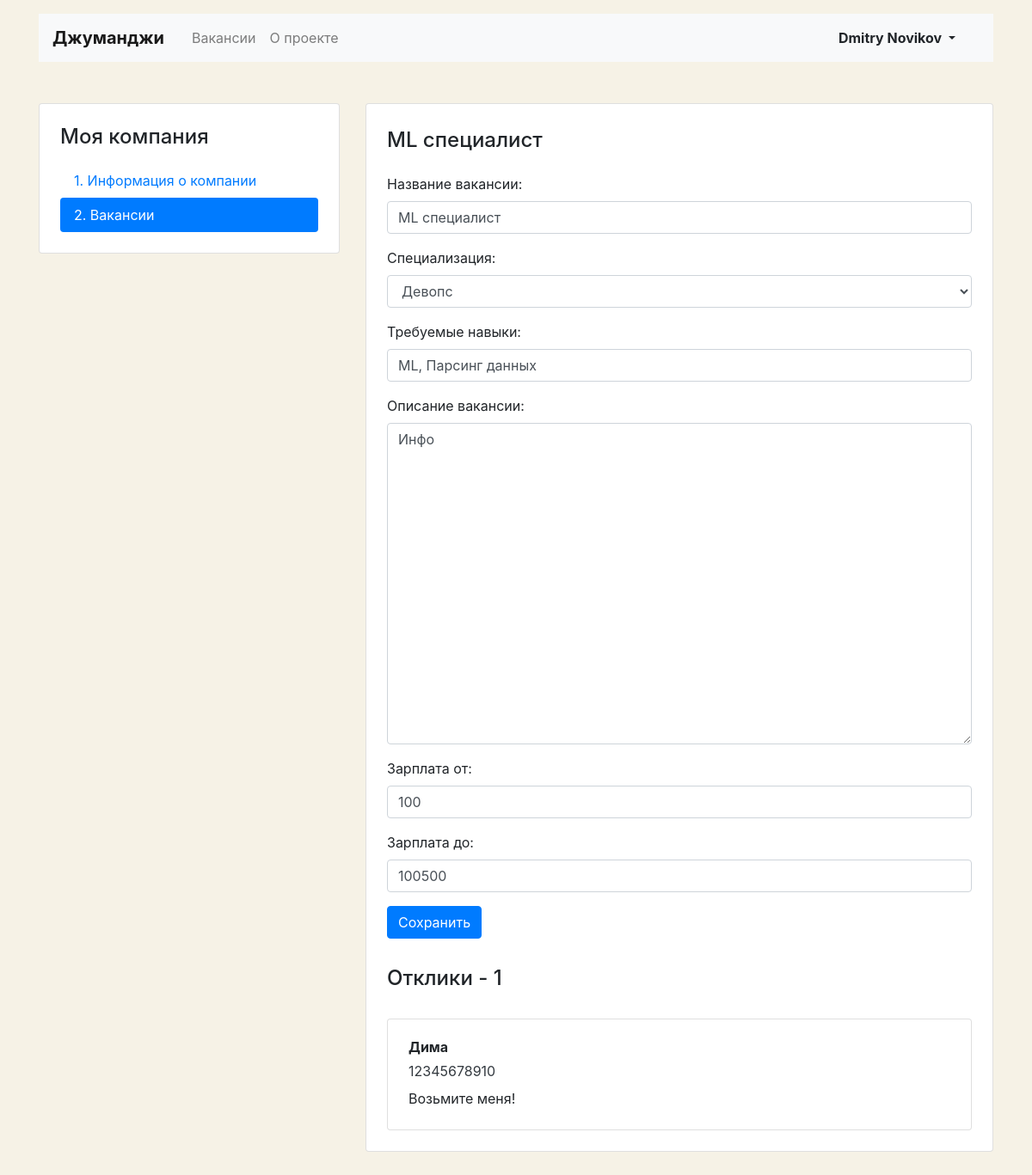
Page /mycompany/vacancies/9/ (signed in) on the committed database.
### job/models.py (models this page shows, shortened)
class Vacancy(models.Model):
    title = models.CharField(max_length=64)
    specialty = models.ForeignKey(Specialty, on_delete=models.CASCADE, default='2', related_name='vacancies')
    company = models.ForeignKey(Company, on_delete=models.CASCADE, related_name='vacancies')
    skills = models.CharField(max_length=256)
    description = models.CharField(max_length=2048)
    salary_min = models.IntegerField()
    salary_max = models.IntegerField()
    published_at = models.DateField(auto_now_add=True)
    owner = models.ForeignKey(User, on_delete=models.CASCADE, related_name='vacancies')

class Application(models.Model):
    written_username = models.CharField(max_length=64, blank=False)
    user = models.ForeignKey(User, on_delete=models.CASCADE, related_name='applications', default=None, null=True)
    written_phone = models.IntegerField(blank=False)
    written_cover_letter = models.CharField(max_length=1024)
    vacancy = models.ForeignKey(Vacancy, on_delete=models.CASCADE, related_name='applications')

### job/views.py (the view)
# urls.py: re_path('mycompany/vacancies/(?P<id>[0-9]+)/$', my_vacancy_edit, name='mycompany_vacancy_edit'),
def my_vacancy_edit(request, id: int):
    if request.user.is_authenticated:
        instance = get_object_or_404(Vacancy, id=id, owner=request.user)
        form = VacancyForm(request.POST or None, instance=instance)
        applications = Application.objects.filter(vacancy=instance)
        if form.is_valid():
            form.save()
            messages.success(request, 'Ваша вакансия обновлена!')
            return redirect('mycompany_vacancy_edit', id=id)
        return render(request, 'vacancy-edit.html', {'form': form, 'applications': applications, 'id': id})
    else:
        raise Http404

### job/forms.py (shortened to what this page needs)
class VacancyForm(ModelForm):
    class Meta:
        model = Vacancy
        widgets = {
            'description': Textarea(attrs={'cols': 80, 'rows': 15}),
        }
        fields = ('title',
                  'specialty',
                  'skills',
                  'description',
                  'salary_min',
                  'salary_max',
                  )
        labels = {
            'title': _('Название вакансии'),
            'specialty': _('Специализация'),
            'skills': _('Требуемые навыки'),
            'description': _('Описание вакансии'),
            'salary_min': _('Зарплата от'),
            'salary_max': _('Зарплата до'),
        }

### job/models.py (called while the page is built)
    def __str__(self):
        return self.title

### templates/vacancy-edit.html (shortened to what this page needs)
{% extends 'base_lk.html' %}
{% block content %}
<main class="container mt-3 pb-5">
    <div class="row mt-5">
        <div class="col-12 col-lg-4">
            <aside class="pt-3 pb-4 px-4 mb-5 card">
                <h1 class="h4 pt-2 pb-2">Моя компания</h1>
                <div class="nav flex-column nav-pills">
                    <a class="nav-link" href="{% url 'mycompany' %}">1. Информация о&nbsp;компании</a>
                    <a class="nav-link active" href="{% url 'mycompany_vacancies' %}">2. Вакансии</a>
                </div>
            </aside>
        </div>
        <div class="col-12 col-lg-8">
            <div class="card">
                <div class="card-body px-4 pb-4 tab-content">
                    <section>
                        {% if form.title.value %}
                        <h2 class="h4 pt-2 pb-3">{{form.title.value}}</h2>
                        {% else %}
                        <h2 class="h4 pt-2 pb-3">Добавить вакансию</h2>
                        {% endif %}
                        <div class="row">
                            <div class="col-12 col-md-12">
                                <div class="form-group pb-2">
                                    <form method="post" enctype="multipart/form-data">
                                        {% include 'includes/forms.html' with form=form %}
                                        <button type="submit" class="btn btn-primary">Сохранить</button>
                                    </form>
                                </div>
                            </div>
                        </div>
                        {% if applications %}
                        <h2 class="h4 pt-2 pb-3">Отклики - {{ applications.count }}</h2>
                        {% for application in applications %}
                        <div class="card mt-3">
                            <div class="card-body px-4">
                                <p class="mb-1 font-weight-bold">{{ application.written_username }}</p>
                                <p class="mb-2"><a href="tel:{{ vacancy.applications.written_phone }}"
                                                   class="text-dark">{{ application.written_phone }}</a></p>
                                <p class="mb-1">{{ application.written_cover_letter }}</p>
                            </div>
                        </div>
                        {% endfor %}
                        {% endif %}
                    </section>
                </div>
            </div>
        </div>
    </div>
</main>
{% endblock %}

### templates/base_lk.html (shortened to what this page needs)
<!DOCTYPE html>
<html lang="ru">
<head>
    <link rel="stylesheet" href="https://stackpath.bootstrapcdn.com/bootstrap/4.3.1/css/bootstrap.min.css"
>
</head>
<body>
<header class="container mt-3">
    <nav class="navbar navbar-expand-lg navbar-light bg-light">
        <a class="navbar-brand mr-4 font-weight-bold" href="{% url 'index' %}">Джуманджи</a>
        <div class="collapse navbar-collapse justify-content-between" id="navbarNav">
            <ul class="navbar-nav col-10">
                {% url 'vacancies' as activepoint %}
                <li class="nav-item {% if activepoint == request.path %}active{% endif %}">
                    <a class="nav-link" href="{% url 'vacancies' %}">Вакансии</a>
                </li>
                <li class="nav-item">
                    <a class="nav-link" href="#">О проекте</a>
                </li>
            </ul>
            <ul class="navbar-nav col-2 justify-content-end">
                <li class="nav-item active">
                    <div class="btn-group">
                        <button type="button" class="btn dropdown-toggle font-weight-bold" data-toggle="dropdown"
                                aria-haspopup="true" aria-expanded="false">
                            {% if user.first_name %}
                              {{ user.first_name }}
                              {% if user.last_name %}
                                {{ user.last_name }}
                              {% endif %}
                            {% else %}
                              {{ user.username }}
                            {% endif %}
                        </button>
                    </div>
                </li>
            </ul>
        </div>
    </nav>
</header>
{% block content %}
{% endblock %}
</body>
</html>

### templates/includes/forms.html (shortened to what this page needs)
{% load widget_tweaks %}
{% for field in form.visible_fields %}
  <div class="form-group">
    {{ field.label_tag }}
    {% if form.is_bound %}
      {% if field.errors %}
        {% render_field field class="form-control is-invalid" %}
        {% for error in field.errors %}
          <div class="invalid-feedback">
            {{ error }}
          </div>
        {% endfor %}
      {% else %}
        {% render_field field class="form-control is-valid" %}
      {% endif %}
    {% else %}
      {% render_field field class="form-control" %}
    {% endif %}
  </div>
{% endfor %}

### templates/base_lk.html (style rules this page uses)
body { background-color: #F6F2E6; }

### rows in the picture
Vacancy: title.value "ML специалист", title "ML специалист" "Девопс" "ML, Парсинг данных" "Инфо" "100" "100500"
Application: written_username "Дима", written_phone "12345678910", written_cover_letter "Возьмите меня!"

### other values in the picture
{{ user.first_name }} "Dmitry"
{{ user.last_name }} "Novikov"
{{ field.label_tag }} "Название вакансии:" "Специализация:" "Требуемые навыки:" "Описание вакансии:" "Зарплата от:" "Зарплата до:"
{{ applications.count }} "1"
